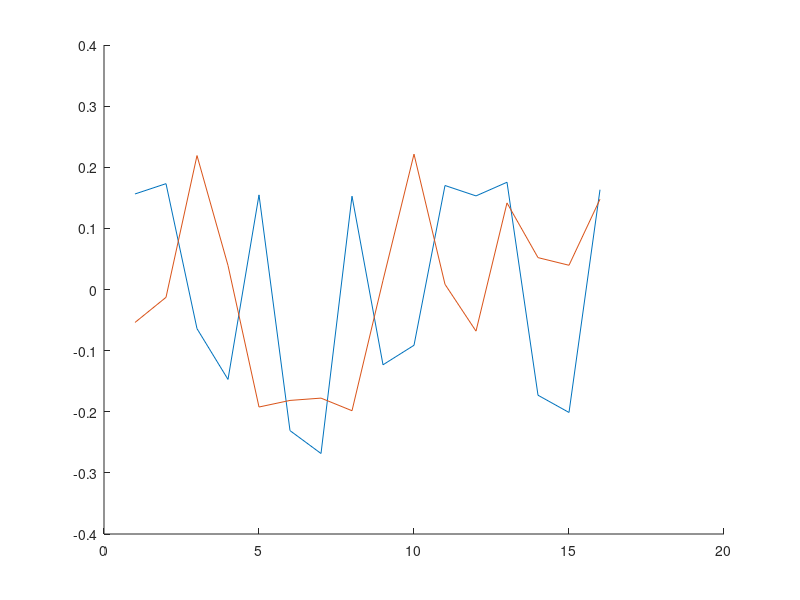
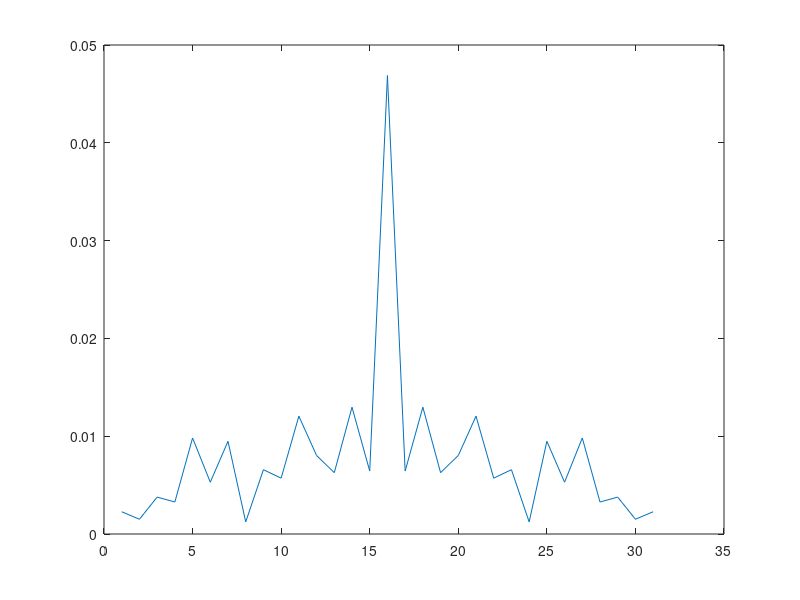

Source code (MATLAB) for these figures, in order:
%%%%%%%%%%%%%%%%%%%%%%%%%%%%%%%%%%%%%%%%%%%%%%%%%%%%%%%%%%%%%%%%%%%%%%%%%%%
%
% Zadoff-Chu sequence
% "Timing and Frequency Synchronization for OFDM Downlink Transmissions 
% Using Zadoff-Chu Sequences", TWC 2015.
%
%%%%%%%%%%%%%%%%%%%%%%%%%%%%%%%%%%%%%%%%%%%%%%%%%%%%%%%%%%%%%%%%%%%%%%%%%%%
clear;
close all

N = 16;     % Subcarrier: [-N/2, ..., -1, 0, ..., N/2-1];
M = 13;     % Length of Zadoff-Chu sequence
R = 4;      % Root of Zadoff-Chu sequence

DC_IND = N /2 +1;
SC_IND = (-(M-1)/2: (M-1)/2);
X = zeros(N, 1);
for k = SC_IND
    if k ~= 0
        X(k + DC_IND) = exp(1j*pi / M * R * k * (k +1));
    end
end

x = ifft(fftshift(X));

figure; hold on;
plot(real(x));
plot(imag(x));

figure;
plot(abs(xcorr(x)./length(x)));